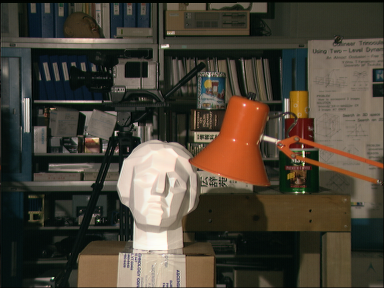
#> input picture prac3/clahe_1.png, 384 x 288 px
$ python 3.1.py
#> lines starting #> are read from the running program, lines starting #| are printed output that depends on the picture
import numpy as np
import cv2
import matplotlib.pyplot as plt

img = cv2.imread('clahe_1.png', cv2.IMREAD_GRAYSCALE)
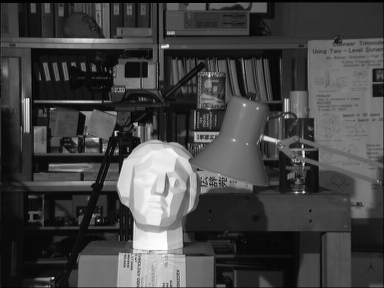
#> img: shape (288, 384); min 0, max 253, mean 67.8

fig, axs = plt.subplots(2, 2, figsize=(15, 10))

axs[0, 0].imshow(img, cmap='gray')
axs[0, 0].set_title('Imagen original (gris)')
axs[0, 0].axis('off')

hist_original = cv2.calcHist([img], [0], None, [256], [0, 256])
#> hist_original = 256 values, max 2388 at index 12, min 0 at index 254, mean 432
clahe = cv2.createCLAHE(clipLimit=1, tileGridSize=(5,5))
img_clahe = clahe.apply(img)
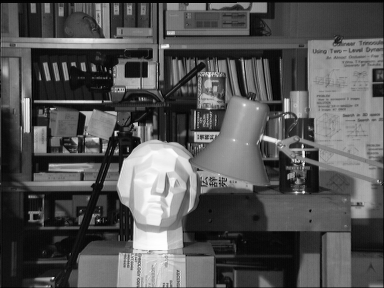
#> img_clahe: shape (288, 384); min 0, max 254, mean 84.9

axs[0, 1].plot(hist_original, color='black')
axs[0, 1].set_title('Histograma original')

axs[1, 0].imshow(img_clahe, cmap='gray')
axs[1, 0].set_title('Imagen CLAHE')
axs[1, 0].axis('off')

hist_clahe = cv2.calcHist([img_clahe], [0], None, [256], [0, 256])
#> hist_clahe = 256 values, max 1596 at index 13, min 0 at index 255, mean 432
axs[1, 1].plot(hist_clahe, color='black')
axs[1, 1].set_title('Histograma CLAHE')

plt.tight_layout()
plt.show()
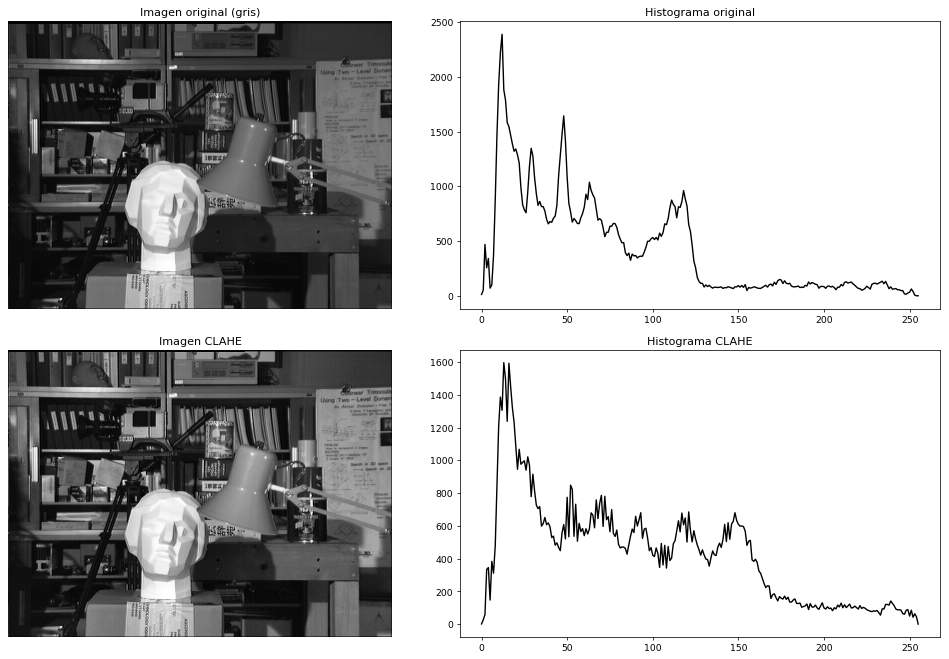
#> figure drawn by matplotlib, 4 panels; panel 2: curve peaks at x = 12, y = 2388; panel 4: curve peaks at x = 13, y = 1596

$ run again, with prac3/peppers.png copied over prac3/clahe_1.png
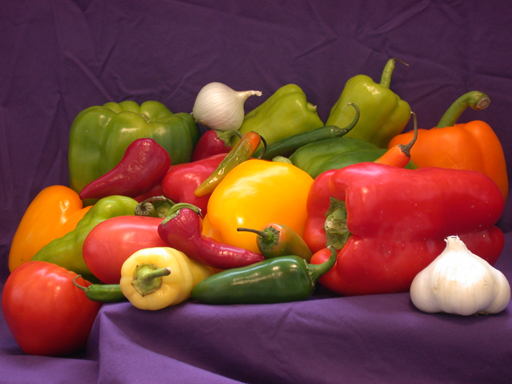
#> input picture prac3/peppers.png, 512 x 384 px
#> hist_original = 256 values, max 6952 at index 49, min 0 at index 0, mean 768
#> `img_clahe = clahe.apply(img)`:
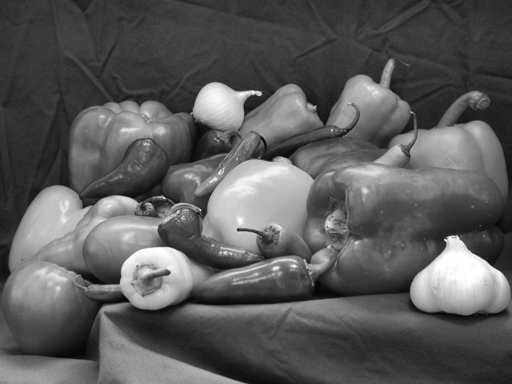
#> img_clahe: shape (384, 512); min 5, max 255, mean 90.8
#> hist_clahe = 256 values, max 3746 at index 57, min 0 at index 0, mean 768
#> `plt.show()`:
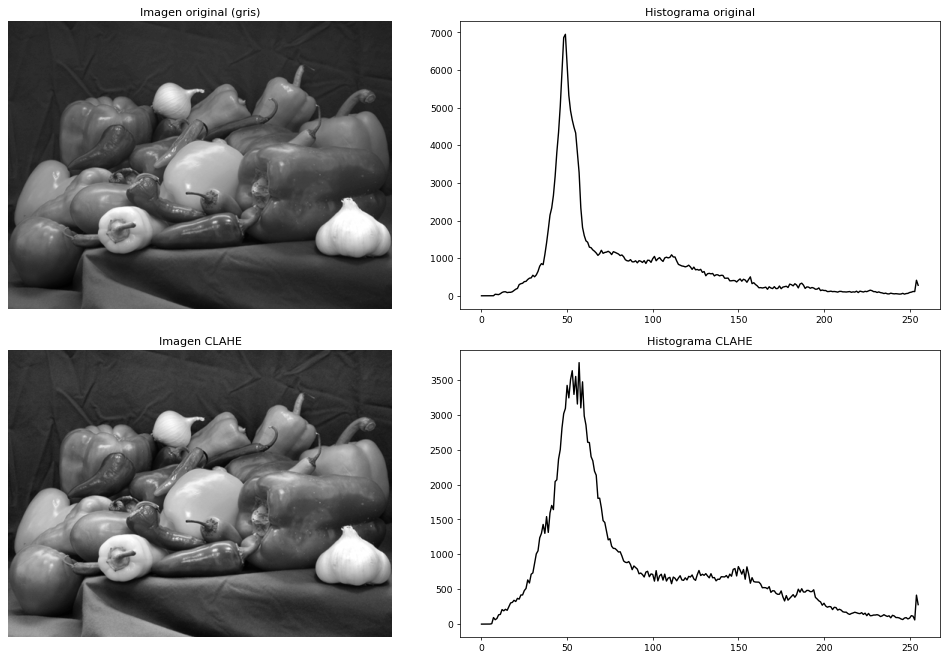
#> figure drawn by matplotlib, 4 panels; panel 2: curve peaks at x = 49, y = 6952; panel 4: curve peaks at x = 57, y = 3746
